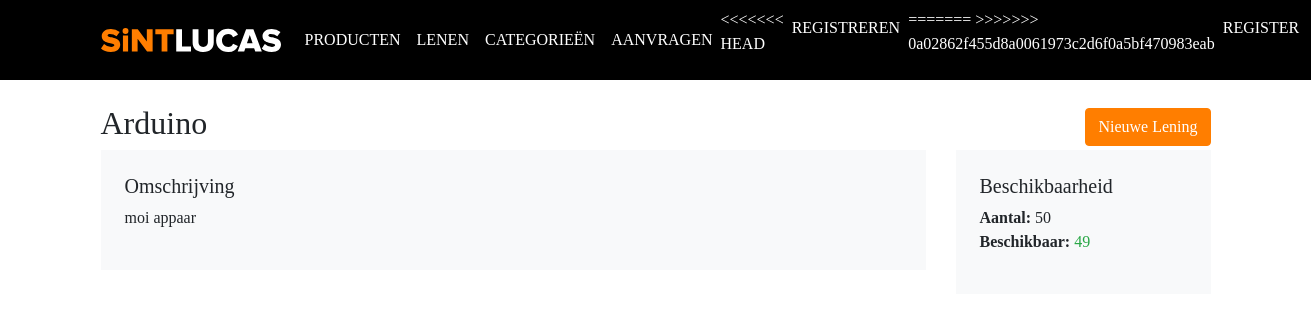
/producten/Arduino, run on an earlier commit of the app's database.
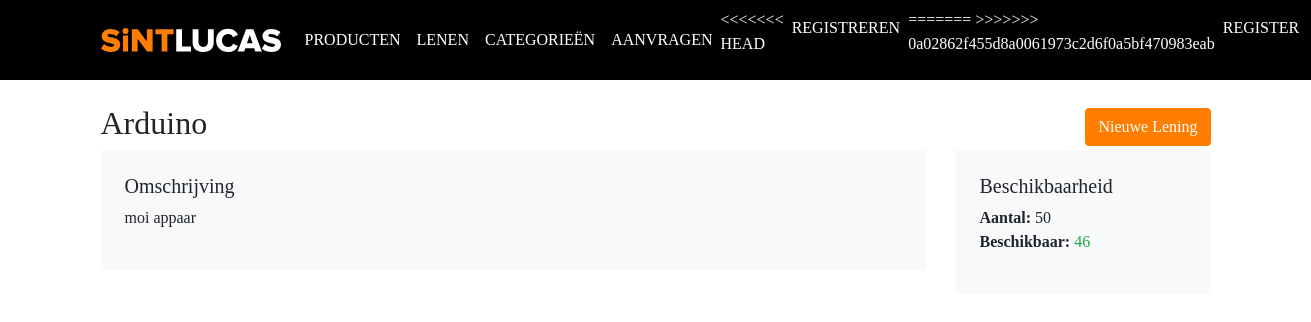
And on a later commit of the database.
### tables this page shows
CREATE TABLE `products` (
  `product_id` int(11) NOT NULL,
  `category_id` int(11) NOT NULL,
  `name` varchar(255) NOT NULL,
  `slug` varchar(255) NOT NULL,
  `body` text NOT NULL,
  `created_at` timestamp NOT NULL DEFAULT CURRENT_TIMESTAMP,
  `count` int(11) NOT NULL,
  `product_lent` int(11) NOT NULL
);

### application/controllers/Products.php (called while the page is built, shortened)
<?php
	class Products extends CI_Controller {
		public function view($slug = NULL) {
			$data['product'] = $this->Product_model->get_products($slug);
			$data['title'] = $data['product']['name'];
			$this->load->view('templates/header');
			$this->load->view('products/view', $data);
			$this->load->view('templates/footer');
		}
	}

### index.php (called while the page is built, shortened)
<?php
require_once BASEPATH.'core/CodeIgniter.php';

### application/models/Product_model.php (called while the page is built, shortened)
<?php
	class Product_model extends CI_Model {
		public function get_products($slug = FALSE) {
			$query = $this->db->get_where('products', array('slug' => $slug));
			return $query->row_array();
		}
	}

### application/views/products/view.php (the view)
<?php $available = ($product['count']-$product['product_lent']);?>
<div class="d-flex justify-content-between align-items-center">
	<h2><?=$title?></h2>
	<a href="<?php echo base_url(); ?>lenen/nieuw" class="btn btn-primary float-right">Nieuwe Lening</a>
</div>
<div class="row">
	<div class="col-md-9">
		<div class="bg-light p-4">
			<h5>Omschrijving</h5>
			<p><?=$product['body']?></p>
		</div>
	</div>
	<div class="col-md-3">
		<div class="bg-light p-4">
			<h5>Beschikbaarheid</h5>
			<p>
			<strong>Aantal:</strong> <?=$product['count']?><br>
			<strong>Beschikbaar:</strong>
			<?php if ($available > 2 || $available == $product['count']) { ?>
				<span class="text-green"><?=$available?></span>
			<?php } elseif ($available == 0) { ?>
				<span class="text-red">Geen</span>
			<?php } elseif ($available <= 2) { ?>
				<span class="text-orange"><?=$available?></span>
			<?php } ?>
			</p>
		</div>
	</div>
</div>

What changed in the data, as far as the page shows it:
changed products "moi appaar": available "49" → "46"
